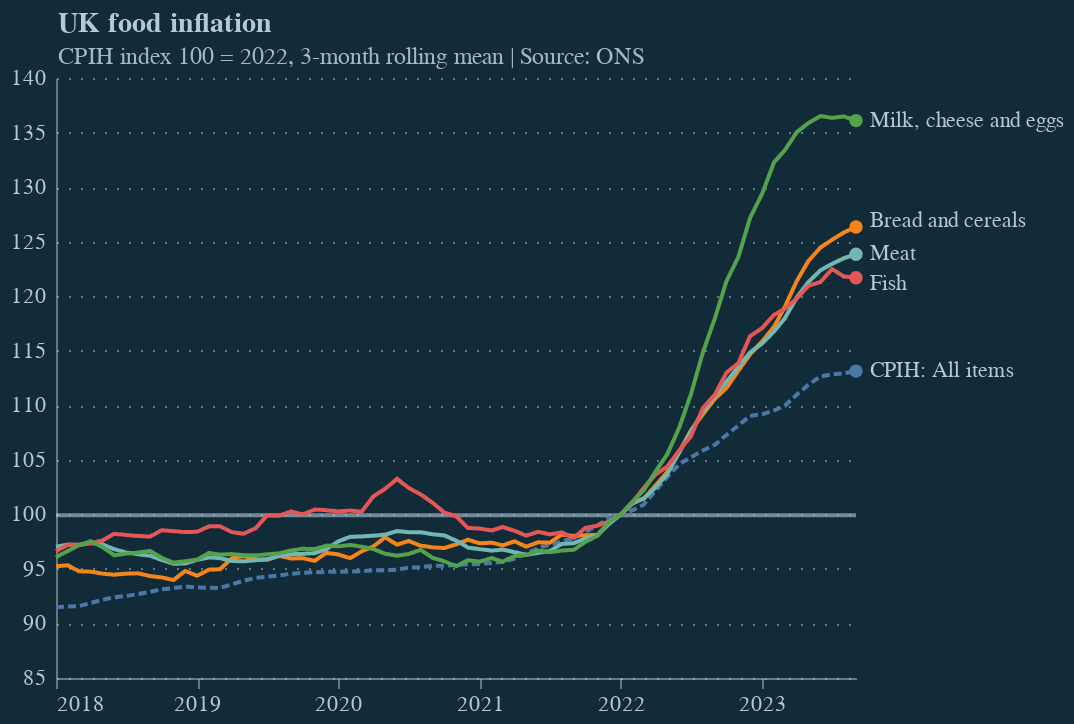

Write notebook code for a chart like this one.
### Code cell
importlib.reload(eco_styles)
styles = eco_styles.EcoStyles()
styles.register_and_enable_theme(dark_mode=True)

# df_temp = df_merge.copy()
df_temp = df_merge[df_merge['series'] != 'Food'].copy()

domain = ['CPIH: All items', 'Bread and cereals', 'Fish', 'Meat', 'Milk, cheese and eggs']

title = alt.Title(
    text= 'UK food inflation',
    fontSize=14,
    subtitle='CPIH index 100 = 2022, 3-month rolling mean | Source: ONS'
)

chart = alt.Chart(df_temp, title=title).mark_line().encode(
    x=alt.X('date:T'),
    y=alt.Y('value_3m:Q', scale=alt.Scale(zero=False, padding=20)),
    color=alt.Color('series:N', legend=None, scale=alt.Scale(domain=domain)),
    strokeDash=alt.condition(alt.datum.series == 'CPIH: All items', alt.value([4,2]), alt.value([1,0]))
).transform_filter(
    alt.datum.year >= 2018
)

# add line at y=100
line = alt.Chart(pd.DataFrame({'y': [100]})).mark_rule(opacity=0.6, strokeWidth=2, yOffset=0.5).encode(y='y')


# Calculate last value for each series
last_values = df_temp.groupby('series').last().reset_index()

# Add points on to the end of the line
points = alt.Chart(last_values).mark_circle(
    size=45,
    opacity=1
).encode(
    x=alt.X('date:T'),
    y=alt.Y('value_3m:Q'),
    color=alt.Color('series:N'),
)

# Add text labels at the end of the line
text = alt.Chart(last_values).mark_text().encode(
    text=alt.Text('series:N'),
    x=alt.X('date:T'),
    y=alt.Y('value_3m:Q'),
    # color=alt.Color('series:N'),
).transform_filter(alt.datum.series != 'Fish').transform_filter(alt.datum.series != 'Bread and cereals')

text_bread = alt.Chart(last_values).mark_text(dy=-3).encode(
    text=alt.Text('series:N'),
    x=alt.X('date:T'),
    y=alt.Y('value_3m:Q'),
).transform_filter(alt.datum.series == 'Bread and cereals')

text_fish = alt.Chart(last_values).mark_text(dy=3).encode(
    text=alt.Text('series:N'),
    x=alt.X('date:T'),
    y=alt.Y('value_3m:Q'),
).transform_filter(alt.datum.series == 'Fish')


chart = line + chart + text + text_fish + text_bread + points
chart.display()

### Figure 1 — Vega-Lite specification as saved in the notebook (floating-point values rounded to 4 significant figures; data arrays with more than 128 entries replaced by an {"elided": "..."} marker saying what was removed)
{"config": {"background": "#122b39", "font": "Circular Std", "text": {"color": "#b4c8d8", "align": "left", "baseline": "middle", "dx": 7, "dy": 0, "fontSize": 11}, "view": {"stroke": null, "continuousWidth": 400, "continuousHeight": 300, "discreteWidth": 600, "discreteHeight": 300}, "bar": {"width": 600, "height": 300}, "line": {"width": 400, "height": 300}, "rule": {"color": "#b4c8d8"}, "point": {"filled": true, "size": 80}, "geoshape": {"stroke": "white", "strokeWidth": 0.3}, "axis": {"labelColor": "#b4c8d8", "labelFontSize": 11, "tickColor": "#b4c8d8", "tickOpacity": 0.5, "domainColor": "#b4c8d8", "domainOpacity": 0.5, "gridColor": "#b4c8d8", "gridDash": [2, 2], "gridOpacity": 0.5, "title": null, "titleColor": "#b4c8d8"}, "axisXDiscrete": {"grid": false, "labelAngle": 0, "tickCount": 10, "tickOpacity": 0.5, "title": null}, "axisXTemporal": {"grid": false, "ticks": true}, "axisXQuantitative": {"grid": true}, "axisYQuantitative": {"gridColor": "#b4c8d8", "gridDash": [1, 5], "gridOpacity": 0.5, "ticks": false, "labelPadding": 5}, "title": {"color": "#b4c8d8", "subtitleColor": "#b4c8d8E6", "anchor": "start", "dx": 24, "fontSize": 12, "subtitleFontSize": 12, "subtitlePadding": 4, "offset": -1}, "legend": {"titleColor": "#b4c8d8", "labelColor": "#b4c8d8"}}, "layer": [{"data": {"name": "data-def71e7aedf1e6e3af6a17f72447bf9b"}, "mark": {"type": "rule", "opacity": 0.6, "strokeWidth": 2, "yOffset": 0.5}, "encoding": {"y": {"field": "y", "type": "quantitative"}}}, {"data": {"name": "data-3585363c237178c5e51e7ae1612d6ce9"}, "mark": {"type": "line"}, "encoding": {"color": {"field": "series", "legend": null, "scale": {"domain": ["CPIH: All items", "Bread and cereals", "Fish", "Meat", "Milk, cheese and eggs"]}, "type": "nominal"}, "strokeDash": {"condition": {"test": "(datum.series === 'CPIH: All items')", "value": [4, 2]}, "value": [1, 0]}, "x": {"field": "date", "type": "temporal"}, "y": {"field": "value_3m", "scale": {"padding": 20, "zero": false}, "type": "quantitative"}}, "title": {"text": "UK food inflation", "fontSize": 14, "subtitle": "CPIH index 100 = 2022, 3-month rolling mean | Source: ONS"}, "transform": [{"filter": "(datum.year >= 2018)"}]}, {"data": {"name": "data-db630f3e4bbeb5926ecc3d25933eb9b2"}, "mark": {"type": "text"}, "encoding": {"text": {"field": "series", "type": "nominal"}, "x": {"field": "date", "type": "temporal"}, "y": {"field": "value_3m", "type": "quantitative"}}, "transform": [{"filter": "(datum.series !== 'Fish')"}, {"filter": "(datum.series !== 'Bread and cereals')"}]}, {"data": {"name": "data-db630f3e4bbeb5926ecc3d25933eb9b2"}, "mark": {"type": "text", "dy": 3}, "encoding": {"text": {"field": "series", "type": "nominal"}, "x": {"field": "date", "type": "temporal"}, "y": {"field": "value_3m", "type": "quantitative"}}, "transform": [{"filter": "(datum.series === 'Fish')"}]}, {"data": {"name": "data-db630f3e4bbeb5926ecc3d25933eb9b2"}, "mark": {"type": "text", "dy": -3}, "encoding": {"text": {"field": "series", "type": "nominal"}, "x": {"field": "date", "type": "temporal"}, "y": {"field": "value_3m", "type": "quantitative"}}, "transform": [{"filter": "(datum.series === 'Bread and cereals')"}]}, {"data": {"name": "data-db630f3e4bbeb5926ecc3d25933eb9b2"}, "mark": {"type": "circle", "opacity": 1, "size": 45}, "encoding": {"color": {"field": "series", "type": "nominal"}, "x": {"field": "date", "type": "temporal"}, "y": {"field": "value_3m", "type": "quantitative"}}}], "$schema": "https://vega.github.io/schema/vega-lite/v5.8.0.json", "datasets": {"data-def71e7aedf1e6e3af6a17f72447bf9b": [{"y": 100}], "data-3585363c237178c5e51e7ae1612d6ce9": {"elided": "2135 records"}, "data-db630f3e4bbeb5926ecc3d25933eb9b2": [{"series": "Bread and cereals", "date": "2023-09-01T00:00:00", "month": "September", "value": 136.9, "year": "2023", "value_3m": 126.3}, {"series": "CPIH: All items", "date": "2023-09-01T00:00:00", "month": "September", "value": 130.1, "year": "2023", "value_3m": 113.1}, {"series": "Fish", "date": "2023-09-01T00:00:00", "month": "September", "value": 136.4, "year": "2023", "value_3m": 121.7}, {"series": "Meat", "date": "2023-09-01T00:00:00", "month": "September", "value": 126.8, "year": "2023", "value_3m": 123.8}, {"series": "Milk, cheese and eggs", "date": "2023-09-01T00:00:00", "month": "September", "value": 141.4, "year": "2023", "value_3m": 136.1}]}}
